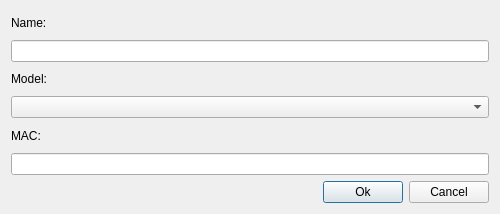
<?xml version="1.0" encoding="UTF-8"?>
<ui version="4.0">
 <class>ConfigureNetworkInterfaceDialog</class>
 <widget class="QDialog" name="ConfigureNetworkInterfaceDialog">
  <property name="geometry">
   <rect>
    <x>0</x>
    <y>0</y>
    <width>500</width>
    <height>214</height>
   </rect>
  </property>
  <property name="windowTitle">
   <string>Configure network interface</string>
  </property>
  <layout class="QGridLayout" name="gridLayout">
   <item row="3" column="0" colspan="2">
    <widget class="QComboBox" name="cboModel"/>
   </item>
   <item row="4" column="0" colspan="2">
    <widget class="QLabel" name="lblMac">
     <property name="text">
      <string>MAC:</string>
     </property>
    </widget>
   </item>
   <item row="5" column="0" colspan="2">
    <widget class="QLineEdit" name="txtMacAddress">
     <property name="inputMethodHints">
      <set>Qt::ImhUppercaseOnly</set>
     </property>
    </widget>
   </item>
   <item row="6" column="0" colspan="2">
    <layout class="QHBoxLayout" name="horizontalLayout">
     <item>
      <spacer name="horizontalSpacer">
       <property name="orientation">
        <enum>Qt::Horizontal</enum>
       </property>
       <property name="sizeHint" stdset="0">
        <size>
         <width>175</width>
         <height>20</height>
        </size>
       </property>
      </spacer>
     </item>
     <item>
      <widget class="QPushButton" name="btnOk">
       <property name="text">
        <string>Ok</string>
       </property>
      </widget>
     </item>
     <item>
      <widget class="QPushButton" name="btnCancel">
       <property name="text">
        <string>Cancel</string>
       </property>
      </widget>
     </item>
    </layout>
   </item>
   <item row="2" column="0" colspan="2">
    <widget class="QLabel" name="lblModel">
     <property name="text">
      <string>Model:</string>
     </property>
    </widget>
   </item>
   <item row="0" column="0">
    <widget class="QLabel" name="lblName">
     <property name="text">
      <string>Name:</string>
     </property>
    </widget>
   </item>
   <item row="1" column="0" colspan="2">
    <widget class="QLineEdit" name="txtName"/>
   </item>
  </layout>
 </widget>
 <tabstops>
  <tabstop>txtName</tabstop>
  <tabstop>cboModel</tabstop>
  <tabstop>txtMacAddress</tabstop>
  <tabstop>btnOk</tabstop>
  <tabstop>btnCancel</tabstop>
 </tabstops>
 <resources/>
 <connections>
  <connection>
   <sender>btnOk</sender>
   <signal>clicked()</signal>
   <receiver>ConfigureNetworkInterfaceDialog</receiver>
   <slot>accept()</slot>
   <hints>
    <hint type="sourcelabel">
     <x>341</x>
     <y>187</y>
    </hint>
    <hint type="destinationlabel">
     <x>249</x>
     <y>106</y>
    </hint>
   </hints>
  </connection>
  <connection>
   <sender>btnCancel</sender>
   <signal>clicked()</signal>
   <receiver>ConfigureNetworkInterfaceDialog</receiver>
   <slot>reject()</slot>
   <hints>
    <hint type="sourcelabel">
     <x>441</x>
     <y>187</y>
    </hint>
    <hint type="destinationlabel">
     <x>249</x>
     <y>106</y>
    </hint>
   </hints>
  </connection>
 </connections>
</ui>
